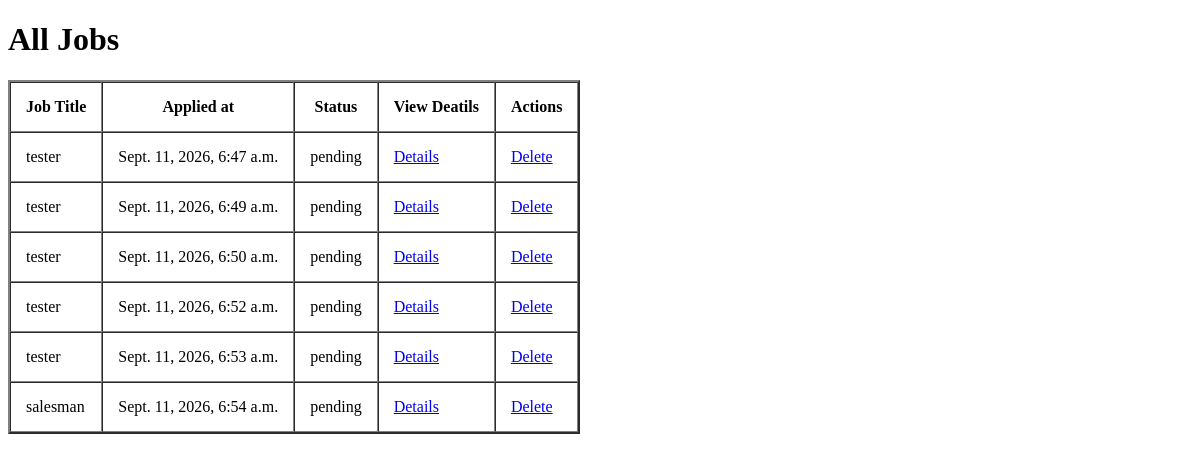
Page /js/applications/ (signed in) on the earlier database version.
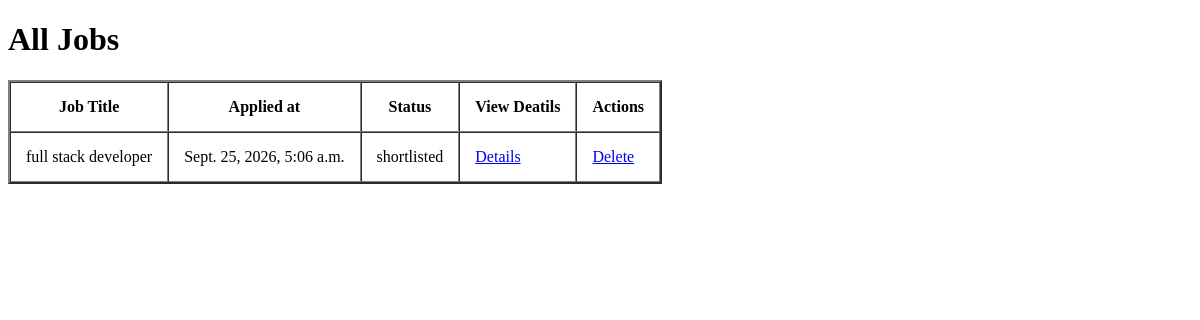
Same page on the later database version.
### recruiter/models.py (models this page shows, shortened)
class JobApplication(models.Model):
    job = models.ForeignKey(Job , on_delete=models.CASCADE , related_name="applications")
    jobseeker = models.ForeignKey(JobSeeker , on_delete=models.CASCADE , related_name="applications")
    applied_at = models.DateTimeField(auto_now_add=True)
    STATUS_CHOICES = (
        ('pending' , "Pending"),
        ("shortlisted" , "ShortListed"),
        ("rejected" , "Rejected"),
        ("selected" , "Selected")
    )
    status = models.CharField(max_length=25 , choices=STATUS_CHOICES , default="pending")

class Job(models.Model):
    JOB_TYPE_CHOICES = (
        ('full_time' , 'Full Time'),
        ('part_time' , 'Part Time'),
        ('internship' , 'Internship'),
        ('contract' , 'Contract')
    )
    job_type = models.CharField(max_length=100 , choices=JOB_TYPE_CHOICES , default='part_time')
    recruiter = models.ForeignKey(Recruiter , on_delete=models.CASCADE , related_name="jobs")
    category = models.ForeignKey(JobCategory , on_delete=models.CASCADE , related_name="jobs")
    title = models.CharField(max_length=255)
    description = models.TextField()
    salary = models.PositiveIntegerField(default=0)
    location = models.TextField()
    vacancy = models.PositiveIntegerField()
    deadline = models.DateTimeField(null=True , blank=True)
    is_active = models.BooleanField(default=True)
    skills_required = models.ManyToManyField(Skill , related_name="jobs")
    created_at = models.DateTimeField(auto_now_add=True)
    updated_at = models.DateTimeField(auto_now=True)

### jobseeker/views.py (the view)
# urls.py: path("applications/" , views.showApplications , name="applications"),
def showApplications(request):
    user_id = request.session.get('user_id' , None)
    if user_id is None :
        messages.error(request , "Login first")
        return redirect("login")
    user = AppUser.objects.get(id=user_id)
    if user.u_type != "jobseeker":
        messages.error(request , "You are not Authorized to perform this operation")
        return redirect("login")
    try :
        jobseeker = JobSeeker.objects.get(user = user)
    except:
        messages.error(request , "jobseeker not found")
        return redirect("login")
    try:
        applications  = JobApplication.objects.filter(jobseeker = jobseeker)
        return render(request , "jobseeker/applications.html" , {"applications":applications})
    except:
        return render(request , "jobseeker/applications.html")

### jobseeker/templates/jobseeker/applications.html (shortened to what this page needs)
<!DOCTYPE html>
<html lang="en">
<head>
</head>
<body>
    <h1>All Jobs</h1>
    {% if applications %}
        <table border="2px" cellspacing="0" cellpadding="15px">
            <tr>
                <th>Job Title</th>
                <th>Applied at</th>
                <th>Status</th>
                <th>View Deatils</th>
                <th>Actions</th>
            </tr>
            {% for application in applications %}
                <tr>
                    <td>{{application.job.title}}</td>
                    <td>{{application.applied_at}}</td>
                    <td>{{application.status}}</td>
                    <td><a href="{% url 'job-detail' jid=application.job.id %}">Details</a></td>
                    <td><a href="{% url 'application-delete' aid=application.id %}">Delete</a></td>
                </tr>
            {% endfor %}
        </table>
    {% else %}
        <h4>No applications Yet ......</h4>
    {% endif %}
</body>
</html>

Differences in the rows shown:
removed JobApplication: job "tester", applied_at "Sept. 11, 2026, 6:47 a.m.", status "pending"
removed JobApplication: job "tester", applied_at "Sept. 11, 2026, 6:49 a.m.", status "pending"
removed JobApplication: job "tester", applied_at "Sept. 11, 2026, 6:50 a.m.", status "pending"
removed JobApplication: job "tester", applied_at "Sept. 11, 2026, 6:52 a.m.", status "pending"
removed JobApplication: job "tester", applied_at "Sept. 11, 2026, 6:53 a.m.", status "pending"
removed JobApplication: job "salesman", applied_at "Sept. 11, 2026, 6:54 a.m.", status "pending"
added JobApplication: job "full stack developer", applied_at "Sept. 25, 2026, 5:06 a.m.", status "shortlisted"
